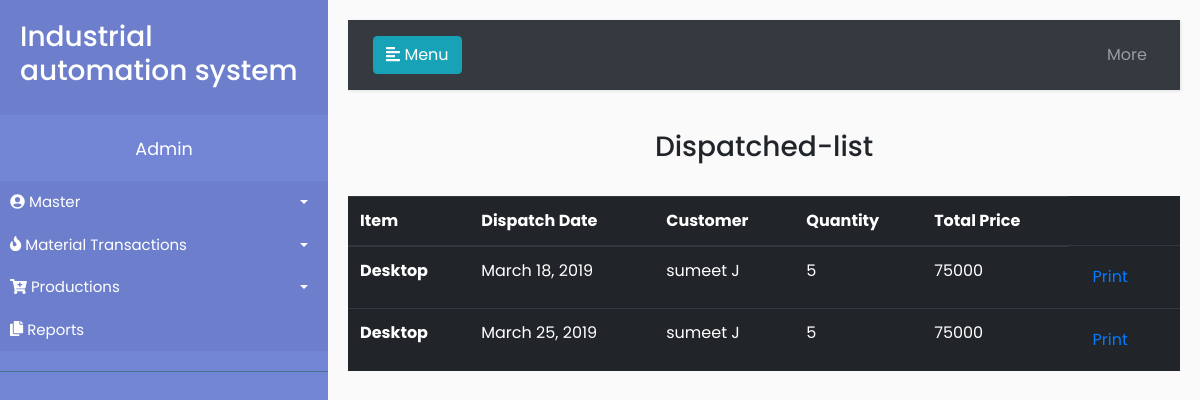
Screenshot of /production/dispatched_list/ with the database file from the repository.
### production/models.py (models this page shows, shortened)
class Production(models.Model):
	Workorder_id = models.ForeignKey(Workorder, on_delete=models.CASCADE)
	production_date = models.DateTimeField(default=timezone.now)
	shift = models.CharField(max_length=1, choices=shift)
	item = models.ForeignKey(Item, on_delete=models.CASCADE)
	batch_number = models.PositiveIntegerField()
	total_production = models.PositiveIntegerField()
	pack=models.BooleanField(default=False)
	dispatched=models.BooleanField(default=False)
	dispatched_date = models.DateField(null=True)
	sgst=models.FloatField(blank=True)
	grand_total=models.PositiveIntegerField(editable=False)

class Workorder(models.Model):
	Select_item = models.ForeignKey(Item, on_delete=models.CASCADE)
	Quantity = models.PositiveIntegerField(blank=True)
	Order_date = models.DateTimeField(default=timezone.now)
	Target_date = models.DateField()
	total=models.PositiveIntegerField(editable=False)
	Select_customer = models.ForeignKey(Customer, on_delete=models.CASCADE)

### master/models.py (models this page shows)
class Item(models.Model):
	item_code = models.CharField(max_length=10)
	item_name = models.CharField(max_length=50)
	price = models.PositiveIntegerField()
	description = models.TextField()
	created_date = models.DateTimeField(default=timezone.now)
	def __str__(self):
		return self.item_name

class Customer(models.Model):
	name = models.CharField(max_length=50)
	contact = models.PositiveIntegerField(max_length=10)
	email_id = models.EmailField(max_length=254, blank=True)
	address = models.TextField()
	created_date = models.DateTimeField(default=timezone.now)
	def __str__(self):
		return self.name

### production/views.py (the view)
# urls.py: path('dispatched_list/', views.dispatched_list, name='dispatched_list'),
def dispatched_list(request):
	dispatched = Production.objects.filter(dispatched = True).order_by('dispatched_date')
	return render(request, 'production/dispatched_list.html', {'dispatched': dispatched})

### production/templates/production/dispatched_list.html
{% extends 'base.html' %}
{% block content %}
<h3> <center> Dispatched-list </center> </h3><br>
<table class="table table-dark">
  <thead>
    <tr>
      <th scope="col">Item</th>
      <th scope="col">Dispatch Date</th>
      <th scope="col">Customer</th>
      <th scope="col"> Quantity</th>
      <th scope="col"> Total Price </th>
    </tr>
  </thead>
  <tbody>
{% for detail in dispatched %}
    <tr>
      <th scope="row"> {{ detail.item }}</th>
      <td>{{ detail.dispatched_date }}</td>
      <td>{{ detail.Workorder_id.Select_customer }}</td>
      <td>{{ detail.Workorder_id.Quantity }}</td>
      <td>{{ detail.Workorder_id.total }}</td>
      <td><a class="btn btn-link" href="{% url 'dispatch_bill' pk=detail.pk %}"> Print </a>
    </tr>
    {% endfor %}
  </tbody>
</table>
{% endblock %}

### master/static/css/style.css (style rules this page uses)
body { font-family: 'Poppins', sans-serif; background: #fafafa; }
a, a:hover, a:focus { color: inherit; text-decoration: none; transition: all 0.3s; }

### rows the page displays
Production: item "Desktop", dispatched_date "March 18, 2019", Workorder_id.Select_customer "sumeet J", Workorder_id.Quantity "5", Workorder_id.total "75000"
Production: item "Desktop", dispatched_date "March 25, 2019", Workorder_id.Select_customer "sumeet J", Workorder_id.Quantity "5", Workorder_id.total "75000"
